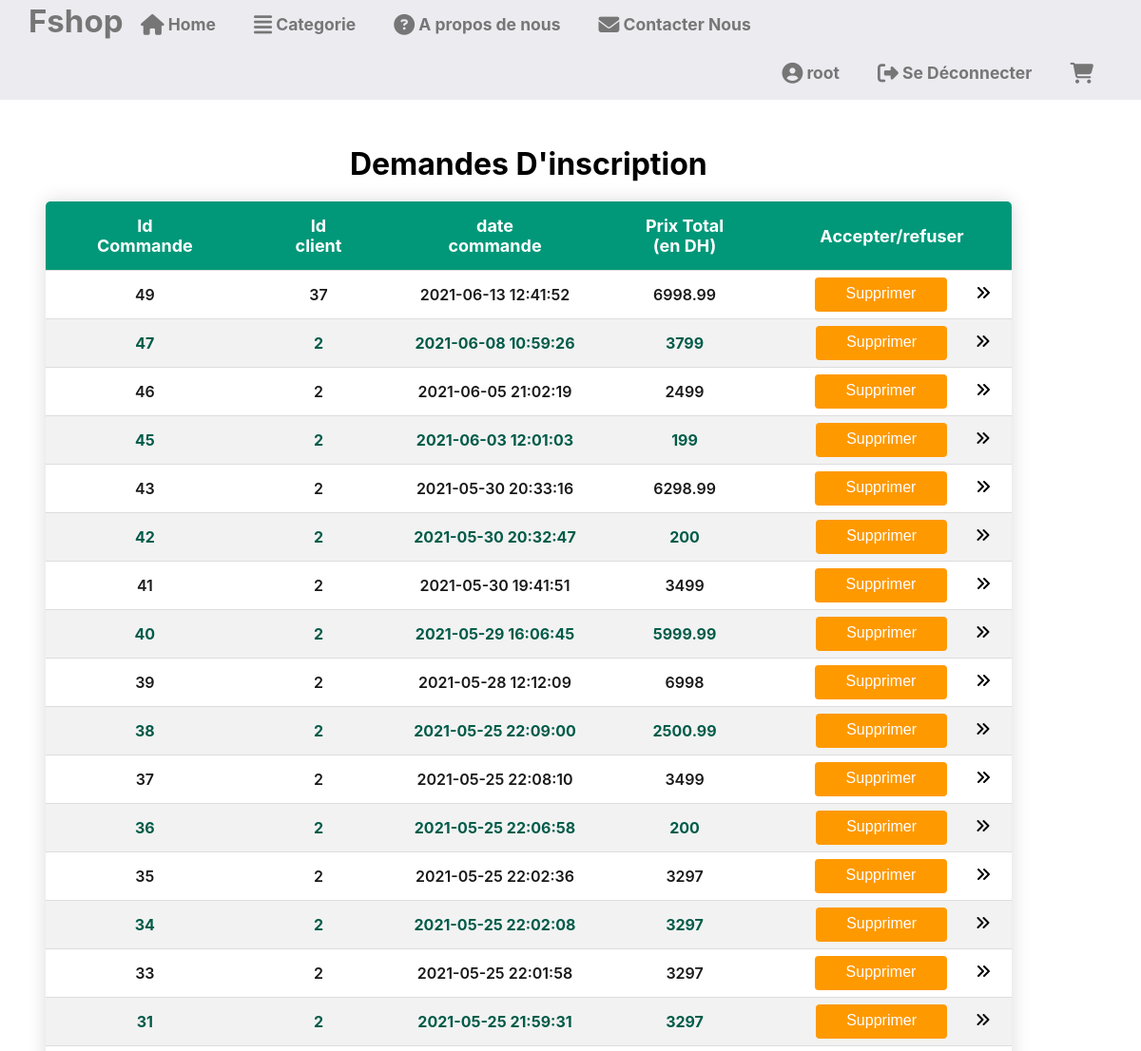
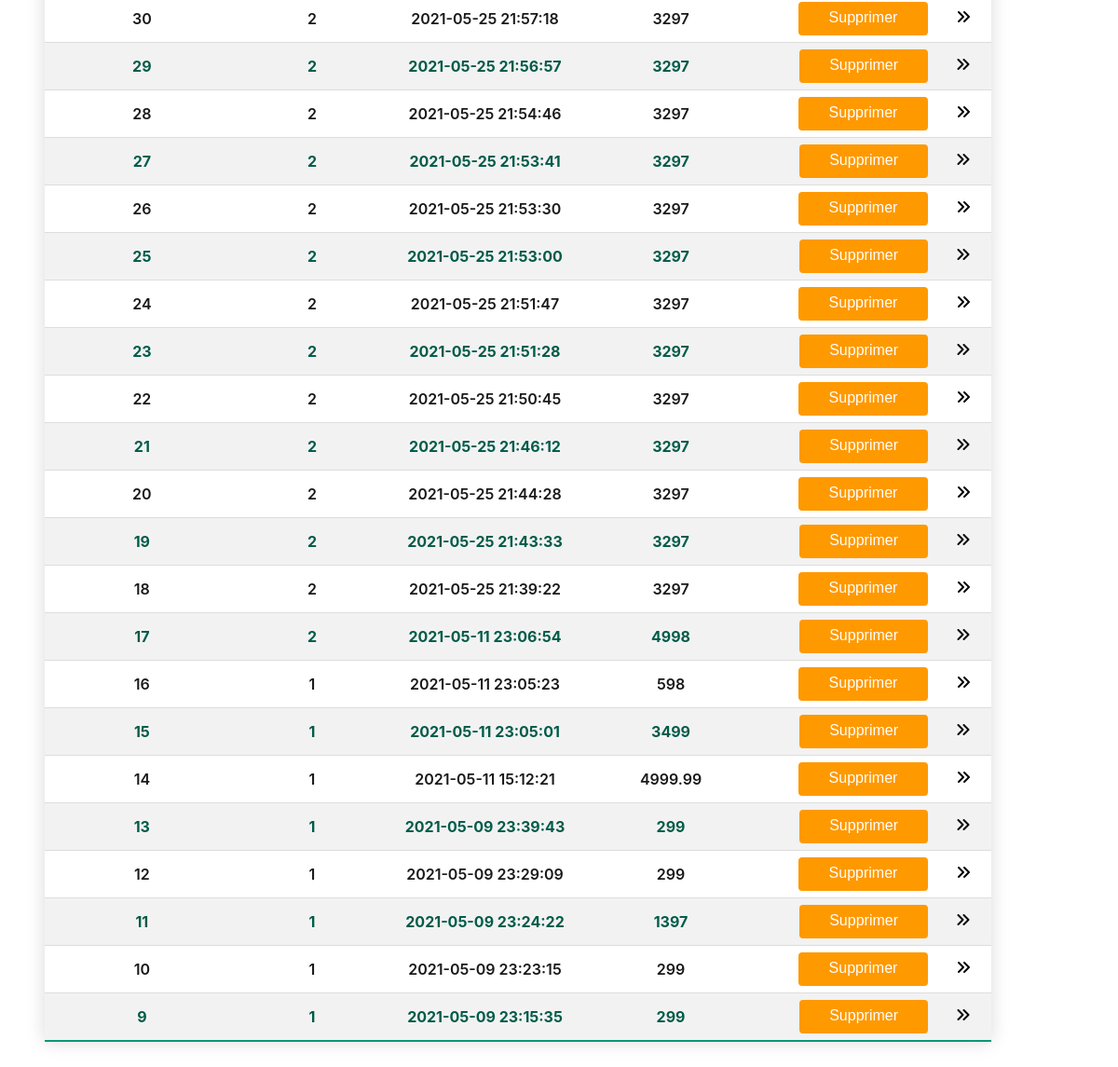
Page /commande.php (signed in) on the committed database (2 pictures, top to bottom).
### tables this page shows
CREATE TABLE IF NOT EXISTS `commande` (
  `id_comd` int(11) NOT NULL AUTO_INCREMENT,
  `id_client` int(11) DEFAULT NULL,
  `date_cmd` timestamp NULL DEFAULT CURRENT_TIMESTAMP,
  `prixTotal` float DEFAULT NULL,
  PRIMARY KEY (`id_comd`)
);

### db.php (called while the page is built, shortened)
<?php
  Class DB{
    private $serveur="localhost";
    private $login="root";
    private $password="";
    private $db="e-commerce";
    public $connexion='';
    public function __construct($serveur=null,$login=null,$password=null,$db=null){
         if($serveur != null){
             $this->serveur=$serveur;
             $this->login=$login;
             $this->password=$password;
             $this->db=$db;
         }
       try{
         $this->connexion = new PDO("mysql:host=$this->serveur;dbname=$this->db",$this->login,$this->password);
         $this->connexion -> setAttribute(PDO::ATTR_ERRMODE, PDO::ERRMODE_EXCEPTION);
        }
        catch(PDOException $e){
            echo $e->getMessage();
        }
    }
    public function query($sql){
        $req=$this->connexion->prepare($sql);
        $req->execute();
        return $req->fetchAll(PDO::FETCH_ASSOC);
     }
  }
?>

### _header.php (called while the page is built, shortened)
<?php
 require 'db.php';
 $DB=new DB("localhost","root","","e-commerce");
?>

### commande.php (the view, shortened to what this page needs)
<?php
     require '_header.php';
       $res=$DB->query("SELECT * FROM commande order by date_cmd desc") ;
?>
<!DOCTYPE html>
<html lang="en">
<head>
    <link rel="stylesheet" href="style.css">
</head>
<body>
  <?php require('header.php');?>
<div class="fdemande">
  <div class="demande">
        <h1>Demandes D'inscription </h1>
    <table >
       <tr class="firstcolor"> <th>Id Commande</th><th>Id client</th> <th>date commande </th> <th>Prix Total (en DH)</th>
           <th>Accepter/refuser</th>
    </tr>
    <?php
       foreach($res as $tab){
        echo "<tr>";
           $idc=$tab['id_comd'];
            foreach($tab as $val){
        ?>
          <td><?php echo $val ; ?></td>
      <?php
         }
         ?>
         <td>
           <input type="button" class="statistic" onClick="supprimer(<?php echo $idc; ?>)" name="delete" value="Supprimer"> &nbsp   &nbsp
           <a class="lien" href="dcom.php?id=<?php echo $idc; ?>"> <abbr title="Plus d'information"><i class="fas fa-angle-double-right"></i> </abbr> </a></td>
       </tr>
          <?php
        }
       ?>
    </table>
 </div>
</div>
</body>
</html>

### style.css (style rules this page uses)
body { margin: 0; padding: 0; font-family: -apple-system, BlinkMacSystemFont, 'Segoe UI', Roboto, Oxygen, Ubuntu, Cantarell, 'Open Sans', 'Helvetica Neue', sans-serif; font-size: 16px; background-color:; color: #000000; }
* { margin: 0; padding: 0; }
a { text-decoration: none; color:rgb(233, 233, 233) ; }
* { padding:0; margin:0; }
.statistic { width: 200px; height: 40px; background-color:rgb(255, 153, 0); color: white; border: none; font-size: 15px; text-align: center; padding-top: 6px; }
a.lien { color:black; margin-left:10px; }
.fdemande { padding:4%; }
.demande { width:92%; }
table { border-collapse:collapse; border-radius:5px 5px 0px 0px; overflow:hidden; box-shadow:0 0 20px rgba(0, 0, 0, 0.15); }
th { padding:15px 50px; text-align:left; }
tr:nth-of-type(odd) { background-color:#f2f2f2; font-weight:Bold; color: #005B48; font-size:16px; }
tr:nth-of-type(even) { font-weight:600; color: #191919; font-size:16px; }
tr.firstcolor { background-color: #009879; color:#FFF; font-size:18px; }
tr { border-bottom:1px solid #dddddd; }
tr:last-of-type { border-bottom:2px solid #009879; }
td { padding:0px 10px; text-align:left; height: 180px; }
td:first-child { padding:10px 30px; }
table { width:100%; }
.fdemande .demande h1 { text-align:center; margin-bottom: 20px; }

### commande.php (style rules this page uses)
.lien { color:black; }
.fdemande .demande h1 { text-align:center; margin-bottom: 20px; }
.fdemande .demande table tr td { height:30px; }
.fdemande .demande table tr td,.fdemande .demande table tr th { text-align:center; }
input[type="button"] { margin-top:6px; width:60%; height: 36px; background-color:rgb(255, 153, 0); border-radius: 4px; color: white; border: none; font-size: 15px; text-align: center; font-size:16px; margin-left:10%; padding-bottom:8px; margin-bottom:6px; }

### rows in the picture
commande: id_comd "49", id_client "37", date_cmd "2021-06-13 12:41:52", prixTotal "6998.99"
commande: id_comd "47", id_client "2", date_cmd "2021-06-08 10:59:26", prixTotal "3799"
commande: id_comd "46", id_client "2", date_cmd "2021-06-05 21:02:19", prixTotal "2499"
commande: id_comd "45", id_client "2", date_cmd "2021-06-03 12:01:03", prixTotal "199"
commande: id_comd "43", id_client "2", date_cmd "2021-05-30 20:33:16", prixTotal "6298.99"
commande: id_comd "42", id_client "2", date_cmd "2021-05-30 20:32:47", prixTotal "200"
commande: id_comd "41", id_client "2", date_cmd "2021-05-30 19:41:51", prixTotal "3499"
commande: id_comd "40", id_client "2", date_cmd "2021-05-29 16:06:45", prixTotal "5999.99"
commande: id_comd "39", id_client "2", date_cmd "2021-05-28 12:12:09", prixTotal "6998"
commande: id_comd "38", id_client "2", date_cmd "2021-05-25 22:09:00", prixTotal "2500.99"
commande: id_comd "37", id_client "2", date_cmd "2021-05-25 22:08:10", prixTotal "3499"
commande: id_comd "36", id_client "2", date_cmd "2021-05-25 22:06:58", prixTotal "200"
commande: id_comd "35", id_client "2", date_cmd "2021-05-25 22:02:36", prixTotal "3297"
commande: id_comd "34", id_client "2", date_cmd "2021-05-25 22:02:08", prixTotal "3297"
commande: id_comd "33", id_client "2", date_cmd "2021-05-25 22:01:58", prixTotal "3297"
commande: id_comd "31", id_client "2", date_cmd "2021-05-25 21:59:31", prixTotal "3297"
commande: id_comd "30", id_client "2", date_cmd "2021-05-25 21:57:18", prixTotal "3297"
commande: id_comd "29", id_client "2", date_cmd "2021-05-25 21:56:57", prixTotal "3297"
commande: id_comd "28", id_client "2", date_cmd "2021-05-25 21:54:46", prixTotal "3297"
commande: id_comd "27", id_client "2", date_cmd "2021-05-25 21:53:41", prixTotal "3297"
commande: id_comd "26", id_client "2", date_cmd "2021-05-25 21:53:30", prixTotal "3297"
commande: id_comd "25", id_client "2", date_cmd "2021-05-25 21:53:00", prixTotal "3297"
commande: id_comd "24", id_client "2", date_cmd "2021-05-25 21:51:47", prixTotal "3297"
commande: id_comd "23", id_client "2", date_cmd "2021-05-25 21:51:28", prixTotal "3297"
commande: id_comd "22", id_client "2", date_cmd "2021-05-25 21:50:45", prixTotal "3297"
commande: id_comd "21", id_client "2", date_cmd "2021-05-25 21:46:12", prixTotal "3297"
commande: id_comd "20", id_client "2", date_cmd "2021-05-25 21:44:28", prixTotal "3297"
commande: id_comd "19", id_client "2", date_cmd "2021-05-25 21:43:33", prixTotal "3297"
commande: id_comd "18", id_client "2", date_cmd "2021-05-25 21:39:22", prixTotal "3297"
commande: id_comd "17", id_client "2", date_cmd "2021-05-11 23:06:54", prixTotal "4998"
commande: id_comd "16", id_client "1", date_cmd "2021-05-11 23:05:23", prixTotal "598"
commande: id_comd "15", id_client "1", date_cmd "2021-05-11 23:05:01", prixTotal "3499"
commande: id_comd "14", id_client "1", date_cmd "2021-05-11 15:12:21", prixTotal "4999.99"
commande: id_comd "13", id_client "1", date_cmd "2021-05-09 23:39:43", prixTotal "299"
commande: id_comd "12", id_client "1", date_cmd "2021-05-09 23:29:09", prixTotal "299"
commande: id_comd "11", id_client "1", date_cmd "2021-05-09 23:24:22", prixTotal "1397"
commande: id_comd "10", id_client "1", date_cmd "2021-05-09 23:23:15", prixTotal "299"
commande: id_comd "9", id_client "1", date_cmd "2021-05-09 23:15:35", prixTotal "299"

### other values in the picture
$pr "root"
